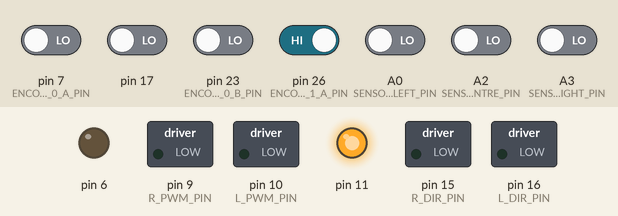
A sketch run on a simulated Arduino Mega 2560, built with avr-gcc and run on an emulated ATmega2560. Parts: switched loads named in the sketch (green lamp = pin HIGH), output pins drawn as LEDs (lit = HIGH). The inputs (shaded band) are chosen by the test bench; at power-on: pin 26 (ENCODER_1_A_PIN) HIGH, A0 (SENSOR_LEFT_PIN), A2 (SENSOR_CENTRE_PIN), A3 (SENSOR_RIGHT_PIN), pin 7 (ENCODER_0_A_PIN), pin 17, pin 23 (ENCODER_0_B_PIN) LOW.

Above: at 0.1 s.
At 24.52 s:
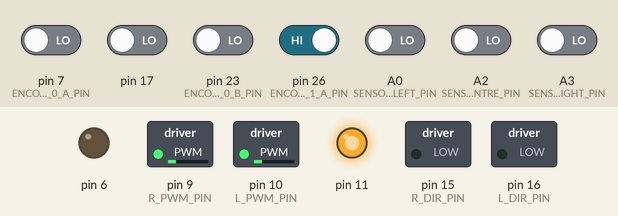
At 26.6 s:
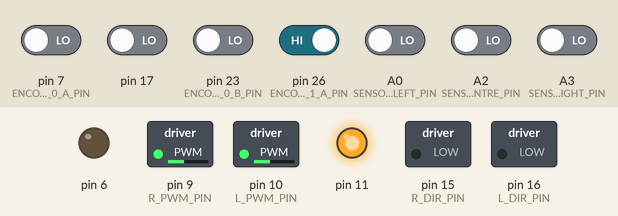
Timing chart, 0 to 28.1 s (numbered marks = the images above):
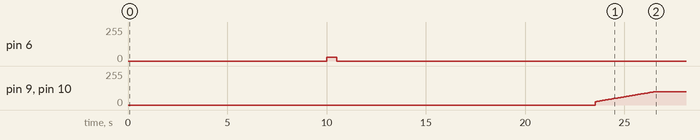

The sketch:

Labsheet_X.ino
```cpp
#include "motors.h"
#include "linesensor.h"
#include "encoders.h"
#include "kinematics.h"
#include "pid.h"
#include "results.h"

#define SENSOR_LEFT_PIN A0
#define SENSOR_CENTRE_PIN A2
#define SENSOR_RIGHT_PIN A3
#define IR_EMITTER 11

#define L_PWM_PIN 10
#define L_DIR_PIN 16
#define R_PWM_PIN 9
#define R_DIR_PIN 15

#define START 0
#define FIND_LINE 1
#define FOLLOW_LINE 2

int state;
double loop_interval;
double e0_change;
double e1_change;
double l_wheel_velocity;
double r_wheel_velocity;
double last_update = micros();
double last_e0;
double last_e1;
Motors_c motors;
PID_c r_wheel_pid;
PID_c l_wheel_pid;
PID_c line_following_pid;
LineSensor_c line_sensors;
Kinematics_c kinematics;
Results_c results;


void oldsetup() {
  Serial.begin(9600);
  //  delay(10000);
  setupEncoder0();
  setupEncoder1();
  Serial.println("***RESET***");

//  Serial.println(count_e0)
  state = START;
}

void initialise() {
  Serial.println("INITIALISING");
  motors.initialise(L_DIR_PIN, L_PWM_PIN, R_DIR_PIN, R_PWM_PIN);
  line_sensors.initialise(SENSOR_LEFT_PIN, SENSOR_CENTRE_PIN, SENSOR_RIGHT_PIN, IR_EMITTER);
  r_wheel_pid.initialise(50, 0.05, 5);
  l_wheel_pid.initialise(50, 0.05, 5);
  line_following_pid.initialise(1, 0.1, 0.1);
  pinMode(17, INPUT);
  pinMode(30, INPUT);
//  Serial.println(count_e0);
}

void calibrate() {
  line_sensors.calibrate_light();
  analogWrite(6, 30);
  delay(500);
  analogWrite(6, 0);
  delay(3000);
  line_sensors.calibrate_dark();
}

void loopold() {

  if (state == START) {
    Serial.println("Started Calibrating");
    initialise();
//    calibrate();
    state = FOLLOW_LINE;
    r_wheel_pid.reset();
    l_wheel_pid.reset();
    Serial.println("Done Calibrating");
  } else if (state == FOLLOW_LINE) {
//    line_sensors.attempt_update();
//    line_following_pid.attempt_update(0, line_sensors.error);
//    double base_velocity = 0.5;
//    double l_target_velocity = base_velocity - base_velocity * max(line_following_pid.feedback_signal, 0);
//    double r_target_velocity = base_velocity + base_velocity * min(line_following_pid.feedback_signal, 0);
    r_wheel_pid.attempt_update(0.5, r_wheel_velocity);
    l_wheel_pid.attempt_update(0.5, l_wheel_velocity);
    motors.set_right_motor(r_wheel_pid.feedback_signal);
    motors.set_left_motor(l_wheel_pid.feedback_signal);

    kinematics.attempt_update();
    results.attempt_update(r_wheel_pid.feedback_signal, r_wheel_velocity);

    if (digitalRead(17) == LOW) {
      results.print_results();
    }
  }

  if (micros() - last_update > 200000) {
      e0_change = count_e0 - last_e0;
      e1_change = count_e1 - last_e1;
      loop_interval = micros() - last_update;
      last_update = micros();
      last_e0 = count_e0;
      last_e1 = count_e1;
      r_wheel_velocity = -1000 * (e0_change / loop_interval);
      l_wheel_velocity = -1000 * (e1_change / loop_interval);
   }
}

enum JState {
  WAITING,
  RUNNING,
  TRANSITION,
  RECORDING,
  STOPPED,
};
JState jstate = WAITING;

void setup() {
  initialise();
  calibrate();
  setupEncoder0();
  setupEncoder1();
}

void loop() {
  if (jstate == WAITING) {
    if (digitalRead(17) == LOW) {
      jstate = RUNNING;
      r_wheel_pid.reset();
      l_wheel_pid.reset();
      Serial.println("Button pressed moving to RUNNING");
    }
  } else if (jstate == RUNNING) {
    r_wheel_pid.attempt_update(0.5, r_wheel_velocity);
    l_wheel_pid.attempt_update(0.5, l_wheel_velocity);
    motors.set_right_motor(r_wheel_pid.feedback_signal);
    motors.set_left_motor(l_wheel_pid.feedback_signal);

    kinematics.attempt_update();
    line_sensors.attempt_update();

    if (line_sensors.is_on_line()) {
      jstate = TRANSITION;
      Serial.println("Detected line moving to TRANSITION");
    }
  } else if (jstate == TRANSITION) {
    line_sensors.attempt_update();
    if (!line_sensors.is_on_line()) {
      jstate = RECORDING;
      Serial.println("Left line moving to RECORDING");
    }
  } else if (jstate == RECORDING) {
    line_sensors.attempt_update();
    r_wheel_pid.attempt_update(0.5, r_wheel_velocity);
    l_wheel_pid.attempt_update(0.5, l_wheel_velocity);
    motors.set_right_motor(r_wheel_pid.feedback_signal);
    motors.set_left_motor(l_wheel_pid.feedback_signal);

    kinematics.attempt_update();
    results.attempt_update(r_wheel_pid.feedback_signal, r_wheel_velocity);
    if (line_sensors.is_on_line()) {
      jstate = STOPPED;
      Serial.println("Hit line moving to STOPPED");
    }

  } else if (jstate == STOPPED) {
    motors.set_motors(0,0);
    if (digitalRead(17) == LOW) {
      results.print_results();
    }
  }


  if (micros() - last_update > 200000) {
    e0_change = count_e0 - last_e0;
    e1_change = count_e1 - last_e1;
    loop_interval = micros() - last_update;
    last_update = micros();
    last_e0 = count_e0;
    last_e1 = count_e1;
    r_wheel_velocity = -1000 * (e0_change / loop_interval);
    l_wheel_velocity = -1000 * (e1_change / loop_interval);
  }

}
```

encoders.h
```cpp
#ifndef _ENCODERS_H
#define _ENCODERS_H

#define ENCODER_0_A_PIN  7
#define ENCODER_0_B_PIN  23
#define ENCODER_1_A_PIN  26
//#define ENCODER_1_B_PIN Non-standard pin!


// Volatile Global variables used by Encoder ISR.
volatile long count_e0; // used by encoder to count the rotation
volatile byte state_e0;
volatile long count_e1;
volatile byte state_e1;


// This ISR handles just Encoder 0
// ISR to read the Encoder0 Channel A and B pins
// and then look up based on  transition what kind of
// rotation must have occured.
ISR( INT6_vect ) {
  // We know that the ISR is only called when a pin changes.
  // We also know only 1 pin can change at a time.
  // The XOR(AB) signal change from "Channel A" triggers ISR.

  // First, Read in the new state of the encoder pins.
  // Standard pins, so standard read functions.
  boolean e0_B = digitalRead( ENCODER_0_B_PIN ); // normal B state
  boolean e0_A = digitalRead( ENCODER_0_A_PIN ); // XOR(AB)

  // Software XOR (^) logically infers
  // the true value of A given the state of B
  e0_A = e0_A ^ e0_B;

  // Shift our (new) current readings into bit positions
  // 2 and 3 in the state variable (current state)
  // State: (bit3)  (bit2)  (bit1)   (bit0)
  // State:  new B   new A   old B   old A
    state_e0 = state_e0 | ( e0_B  << 3 );
    state_e0 = state_e0 | ( e0_A  << 2 );

    // Handle which transition we have registered.
    // Complete this if statement as necessary.
    // Refer to the labsheet.

    if( state_e0 == 1 ) {
      count_e0++;
    } else if( state_e0 == 7 ) {
      count_e0++;
    } else if( state_e0 == 8 ) {
      count_e0++;
    } else if( state_e0 == 14 ) {
      count_e0++;
    } else if( state_e0 == 2 ) {
      count_e0--;
    } else if( state_e0 == 4 ) {
      count_e0--;
    } else if( state_e0 == 11 ) {
      count_e0--;
    } else if( state_e0 == 13 ) {
      count_e0--;
    }

    // Shift the current readings (bits 3 and 2) down
    // into position 1 and 0 (to become prior readings)
    // This bumps bits 1 and 0 off to the right, "deleting"
    // them for the next ISR call.
    state_e0 = state_e0 >> 2;

}


// This ISR handles just Encoder 1
// ISR to read the Encoder0 Channel A and B pins
// and then look up based on  transition what kind of
// rotation must have occured.
ISR( PCINT0_vect ) {

    // First, Read in the new state of the encoder pins.

    // Mask for a specific pin from the port.
    // Non-standard pin, so we access the register
    // directly.
    // Reading just PINE would give us a number
    // composed of all 8 bits.  We want only bit 2.
    // B00000100 masks out all but bit 2
    // It is more portable to use the PINE2 keyword.
    boolean e1_B = PINE & (1<<PINE2);
    //boolean e1_B = PINE & B00000100;  // Does same as above.

    // Standard read from the other pin.
    boolean e1_A = digitalRead( ENCODER_1_A_PIN ); // 26 the same as A8


    e1_A = e1_A ^ e1_B;

    // Create a bitwise representation of our states
    // We do this by shifting the boolean value up by
    // the appropriate number of bits, as per our table
    // header:
    //
    // State :  (bit3)  (bit2)  (bit1)  (bit0)
    // State :  New A,  New B,  Old A,  Old B.
    state_e1 = state_e1 | ( e1_B  << 3 );
    state_e1 = state_e1 | ( e1_A  << 2 );


    // Handle which transition we have registered.
    // Complete this if statement as necessary.
    // Refer to the labsheet.
    if( state_e1 == 1 ) {
      count_e1++;
    } else if( state_e1 == 7 ) {
      count_e1++;
    } else if( state_e1 == 8 ) {
      count_e1++;
    } else if( state_e1 == 14 ) {
      count_e1++;
    } else if( state_e1 == 2 ) {
      count_e1--;
    } else if( state_e1 == 4 ) {
      count_e1--;
    } else if( state_e1 == 11 ) {
      count_e1--;
    } else if( state_e1 == 13 ) {
      count_e1--;
    }

    // Shift the current readings (bits 3 and 2) down
    // into position 1 and 0 (to become prior readings)
    // This bumps bits 1 and 0 off to the right, "deleting"
    // them for the next ISR call.
    state_e1 = state_e1 >> 2;
}


/*
   This setup routine enables interrupts for
   encoder1.  The interrupt is automatically
   triggered when one of the encoder pin changes.
   This is really convenient!  It means we don't
   have to check the encoder manually.
*/
void setupEncoder0()
{
    count_e0 = 0;

    // Setup pins for right encoder
    pinMode( ENCODER_0_A_PIN, INPUT );
    pinMode( ENCODER_0_B_PIN, INPUT );

    // initialise the recorded state of e0 encoder.
    state_e0 = 0;

    // Get initial state of encoder pins A + B
    boolean e0_A = digitalRead( ENCODER_0_A_PIN );
    boolean e0_B = digitalRead( ENCODER_0_B_PIN );
    e0_A = e0_A ^ e0_B;

    // Shift values into correct place in state.
    // Bits 1 and 0  are prior states.
    state_e0 = state_e0 | ( e0_B << 1 );
    state_e0 = state_e0 | ( e0_A << 0 );


    // Now to set up PE6 as an external interupt (INT6), which means it can
    // have its own dedicated ISR vector INT6_vector

    // Page 90, 11.1.3 External Interrupt Mask Register – EIMSK
    // Disable external interrupts for INT6 first
    // Set INT6 bit low, preserve other bits
    EIMSK = EIMSK & ~(1<<INT6);
    //EIMSK = EIMSK & B1011111; // Same as above.

    // Page 89, 11.1.2 External Interrupt Control Register B – EICRB
    // Used to set up INT6 interrupt
    EICRB |= ( 1 << ISC60 );  // using header file names, push 1 to bit ISC60
    //EICRB |= B00010000; // does same as above

    // Page 90, 11.1.4 External Interrupt Flag Register – EIFR
    // Setting a 1 in bit 6 (INTF6) clears the interrupt flag.
    EIFR |= ( 1 << INTF6 );
    //EIFR |= B01000000;  // same as above

    // Now that we have set INT6 interrupt up, we can enable
    // the interrupt to happen
    // Page 90, 11.1.3 External Interrupt Mask Register – EIMSK
    // Disable external interrupts for INT6 first
    // Set INT6 bit high, preserve other bits
    EIMSK |= ( 1 << INT6 );
    //EIMSK |= B01000000; // Same as above

}

void setupEncoder1()
{

    count_e1 = 0;

    // Setting up left encoder:
    // The Romi board uses the pin PE2 (port E, pin 2) which is
    // very unconventional.  It doesn't have a standard
    // arduino alias (like d6, or a5, for example).
    // We set it up here with direct register access
    // Writing a 0 to a DDR sets as input
    // DDRE = Data Direction Register (Port)E
    // We want pin PE2, which means bit 2 (counting from 0)
    // PE Register bits [ 7  6  5  4  3  2  1  0 ]
    // Binary mask      [ 1  1  1  1  1  0  1  1 ]
    //
    // By performing an & here, the 0 sets low, all 1's preserve
    // any previous state.
    DDRE = DDRE & ~(1<<DDE6);
    //DDRE = DDRE & B11111011; // Same as above.

    // We need to enable the pull up resistor for the pin
    // To do this, once a pin is set to input (as above)
    // You write a 1 to the bit in the output register
    PORTE = PORTE | (1 << PORTE2 );
    //PORTE = PORTE | 0B00000100;

    // Encoder0 uses conventional pin 26
    pinMode( ENCODER_1_A_PIN, INPUT );
    digitalWrite( ENCODER_1_A_PIN, HIGH ); // Encoder 1 xor

    // initialise the recorded state of e1 encoder.
    state_e1 = 0;

    // Get initial state of encoder.
    boolean e1_B = PINE & (1<<PINE2);
    //boolean e1_B = PINE & B00000100;  // Does same as above.

    // Standard read from the other pin.
    boolean e1_A = digitalRead( ENCODER_1_A_PIN ); // 26 the same as A8

    // Some clever electronics combines the
    // signals and this XOR restores the
    // true value.
    e1_A = e1_A ^ e1_B;

    // Shift values into correct place in state.
    // Bits 1 and 0  are prior states.
    state_e1 = state_e1 | ( e1_B << 1 );
    state_e1 = state_e1 | ( e1_A << 0 );

    // Enable pin-change interrupt on A8 (PB4) for encoder0, and disable other
    // pin-change interrupts.
    // Note, this register will normally create an interrupt a change to any pins
    // on the port, but we use PCMSK0 to set it only for PCINT4 which is A8 (PB4)
    // When we set these registers, the compiler will now look for a routine called
    // ISR( PCINT0_vect ) when it detects a change on the pin.  PCINT0 seems like a
    // mismatch to PCINT4, however there is only the one vector servicing a change
    // to all PCINT0->7 pins.
    // See Manual 11.1.5 Pin Change Interrupt Control Register - PCICR

    // Page 91, 11.1.5, Pin Change Interrupt Control Register
    // Disable interrupt first
    PCICR = PCICR & ~( 1 << PCIE0 );
    // PCICR &= B11111110;  // Same as above

    // 11.1.7 Pin Change Mask Register 0 – PCMSK0
    PCMSK0 |= (1 << PCINT4);

    // Page 91, 11.1.6 Pin Change Interrupt Flag Register – PCIFR
    PCIFR |= (1 << PCIF0);  // Clear its interrupt flag by writing a 1.

    // Enable
    PCICR |= (1 << PCIE0);
}

#endif
```

kinematics.h
```cpp
// this #ifndef stops this file
// from being included mored than
// once by the compiler.
#ifndef _KINEMATICS_H
#define _KINEMATICS_H

#define CPR 358.3
#define WHEEL_RADIUS 16
#define WHEEL_SEPERATION 80

#include "encoders.h"


// Class to track robot position.
class Kinematics_c {
  public:
    double count_r = 0;
    double count_l = 0;
    double x_i = 0;
    double y_i = 0;
    double r_i = 0;
    double x_r = 0;
    double r_r = 0;
    double time_interval = 50;
    double last_update = 0;

    // Constructor, must exist.
    Kinematics_c() {

    }

    double mod_degrees(double angle) {
      if (angle >= 360) {
        return angle - 360;
      } else if (angle < 0) {
        return angle + 360;
      } else {
        return angle;
      }
    }

    void attempt_update() {
      if (time_interval < (millis() - last_update)) {
        update(count_e0 - count_l, count_e1 - count_r);
        count_l = count_e0;
        count_r = count_e1;
        last_update = millis();
//        Serial.println("Values");
//        Serial.println(count_e0 - count_l);
//        Serial.println(x_i);
//        Serial.println(y_i);
//        Serial.println(r_i);
      }
    }

    // Use this function to update
    // your kinematics
    void update(double tick_l, double tick_r) {
      double r_dist = tick_r * WHEEL_RADIUS;
      double l_dist = tick_l * WHEEL_RADIUS;
      x_r = r_dist/(double)2 + l_dist/(double)2;
      r_r = r_dist/(double)WHEEL_SEPERATION - l_dist/(double)WHEEL_SEPERATION;
      x_i = x_i + x_r * cos(radians(r_i));
      y_i = y_i + x_r * sin(radians(r_i));
      r_i = mod_degrees(r_i + r_r);
    }

};


#endif
```

motors.h
```cpp
// this #ifndef stops this file
// from being included mored than
// once by the compiler.
#ifndef _MOTORS_H
#define _MOTORS_H

// Class to operate the motor(s).
class Motors_c {

  public:
    int l_dir_pin;
    int l_pow_pin;
    int r_dir_pin;
    int r_pow_pin;
    int left_motor_power;
    int right_motor_power;
    float base_speed;
    unsigned long last_update;
    unsigned long update_interval;

    // Constructor, must exist.
    Motors_c() {
    }

    // Use this function to
    // initialise the pins and
    // state of your motor(s).
    void initialise(int ld, int lp, int rd, int rp) {
      l_dir_pin = ld;
      l_pow_pin = lp;
      r_dir_pin = rd;
      r_pow_pin = rp;
      pinMode(l_dir_pin, OUTPUT);
      pinMode(l_pow_pin, OUTPUT);
      pinMode(r_dir_pin, OUTPUT);
      pinMode(r_pow_pin, OUTPUT);
      digitalWrite(l_dir_pin, LOW);
      analogWrite(l_pow_pin, 0);
      digitalWrite(r_dir_pin, LOW);
      analogWrite(r_pow_pin, 0);
      base_speed = 25;
      last_update = millis();
      update_interval = 0;
    }

    void attempt_update(double error) {
      if (millis() - last_update > update_interval) {
        turn(error);
        last_update = millis();
      }
    }

    void set_motors(float l_value, float r_value) {
      set_left_motor(l_value);
      set_right_motor(r_value);
    }

    void turn(double error) {
      error = 2 * error;
      set_left_motor(base_speed - base_speed * max(error, 0));
      set_right_motor(base_speed + base_speed * min(error, 0));
    }

    void set_left_motor(float power) {
      left_motor_power = power;
      set_motor(left_motor_power, l_dir_pin, l_pow_pin);
    }

    void set_right_motor(float power) {
      right_motor_power = power;
      set_motor(right_motor_power, r_dir_pin, r_pow_pin);
    }

    void modify_left_motor(float power) {
      left_motor_power += power;
      set_motor(left_motor_power, l_dir_pin, l_pow_pin);
    }

    void modify_right_motor(float power) {
      right_motor_power += power;
      set_motor(right_motor_power, r_dir_pin, r_pow_pin);
    }


  private:
    void set_motor(float power, int dir_pin, int pow_pin) {
      if (power < -100) {
        power = -100;
      } else if (power > 100) {
        power = 100;
      }

      if (power < 0) {
        digitalWrite(dir_pin, HIGH);
      } else {
        digitalWrite(dir_pin, LOW);
      }

      analogWrite(pow_pin, abs(power));
    }
};


#endif
```

Source omitted: linesensor.h (4104 bytes), pid.h (1421 bytes), results.h (1228 bytes)

Measured:
- by itself, pin 9 (R_PWM_PIN), pin 10 (L_PWM_PIN): moves from 0/255 to 100/255 over 3.0 s
